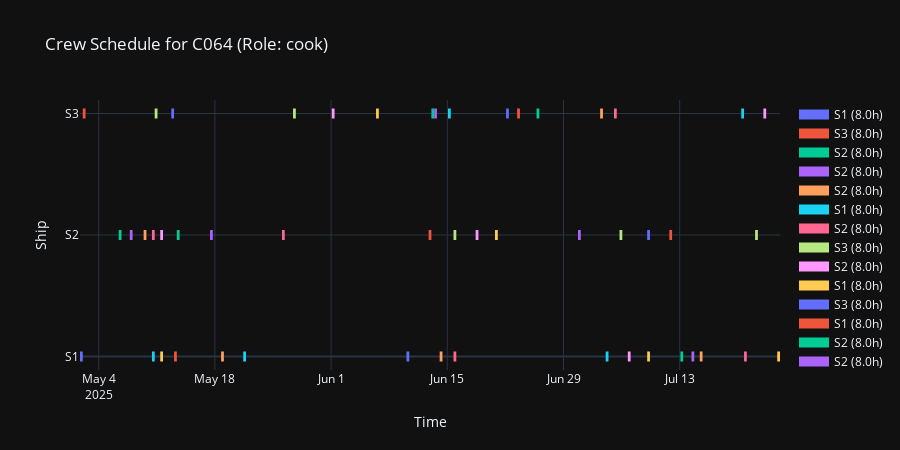

The code cell stored with this chart in its notebook:
### Markdown cell above
## Consecutive Shifts
This shifts are that were concatenated with 0 rest time, this means the crew member is supposed to work 16 hours in a row.

## Infeasible Assignations
There are cases where the crew member is supposed to work in 2 Ships during the same hours.

The C064 has examples of both

### Code cell
_=plot_crew_schedule(df,"C064", plot=True)

### Figure 1 — Plotly figure (JSON) as saved in the notebook; plotly's stock layout.template omitted (floating-point values rounded to 4 significant figures)
{"data": [{"hovertemplate": "Ship: S1<br>Role: cook<br>Shift length: 8.0 hours<br>%{x|%Y-%m-%d %H:%M}", "line": {"width": 10}, "mode": "lines", "name": "S1 (8.0h)", "x": ["2025-05-01T18:00:00-05:00", "2025-05-02T02:00:00-05:00"], "y": [0, 0], "type": "scatter"}, {"hovertemplate": "Ship: S3<br>Role: cook<br>Shift length: 8.0 hours<br>%{x|%Y-%m-%d %H:%M}", "line": {"width": 10}, "mode": "lines", "name": "S3 (8.0h)", "x": ["2025-05-02T02:00:00-05:00", "2025-05-02T10:00:00-05:00"], "y": [2, 2], "type": "scatter"}, {"hovertemplate": "Ship: S2<br>Role: cook<br>Shift length: 8.0 hours<br>%{x|%Y-%m-%d %H:%M}", "line": {"width": 10}, "mode": "lines", "name": "S2 (8.0h)", "x": ["2025-05-06T10:00:00-05:00", "2025-05-06T18:00:00-05:00"], "y": [1, 1], "type": "scatter"}, {"hovertemplate": "Ship: S2<br>Role: cook<br>Shift length: 8.0 hours<br>%{x|%Y-%m-%d %H:%M}", "line": {"width": 10}, "mode": "lines", "name": "S2 (8.0h)", "x": ["2025-05-07T18:00:00-05:00", "2025-05-08T02:00:00-05:00"], "y": [1, 1], "type": "scatter"}, {"hovertemplate": "Ship: S2<br>Role: cook<br>Shift length: 8.0 hours<br>%{x|%Y-%m-%d %H:%M}", "line": {"width": 10}, "mode": "lines", "name": "S2 (8.0h)", "x": ["2025-05-09T10:00:00-05:00", "2025-05-09T18:00:00-05:00"], "y": [1, 1], "type": "scatter"}, {"hovertemplate": "Ship: S1<br>Role: cook<br>Shift length: 8.0 hours<br>%{x|%Y-%m-%d %H:%M}", "line": {"width": 10}, "mode": "lines", "name": "S1 (8.0h)", "x": ["2025-05-10T10:00:00-05:00", "2025-05-10T18:00:00-05:00"], "y": [0, 0], "type": "scatter"}, {"hovertemplate": "Ship: S2<br>Role: cook<br>Shift length: 8.0 hours<br>%{x|%Y-%m-%d %H:%M}", "line": {"width": 10}, "mode": "lines", "name": "S2 (8.0h)", "x": ["2025-05-10T10:00:00-05:00", "2025-05-10T18:00:00-05:00"], "y": [1, 1], "type": "scatter"}, {"hovertemplate": "Ship: S3<br>Role: cook<br>Shift length: 8.0 hours<br>%{x|%Y-%m-%d %H:%M}", "line": {"width": 10}, "mode": "lines", "name": "S3 (8.0h)", "x": ["2025-05-10T18:00:00-05:00", "2025-05-11T02:00:00-05:00"], "y": [2, 2], "type": "scatter"}, {"hovertemplate": "Ship: S2<br>Role: cook<br>Shift length: 8.0 hours<br>%{x|%Y-%m-%d %H:%M}", "line": {"width": 10}, "mode": "lines", "name": "S2 (8.0h)", "x": ["2025-05-11T10:00:00-05:00", "2025-05-11T18:00:00-05:00"], "y": [1, 1], "type": "scatter"}, {"hovertemplate": "Ship: S1<br>Role: cook<br>Shift length: 8.0 hours<br>%{x|%Y-%m-%d %H:%M}", "line": {"width": 10}, "mode": "lines", "name": "S1 (8.0h)", "x": ["2025-05-11T10:00:00-05:00", "2025-05-11T18:00:00-05:00"], "y": [0, 0], "type": "scatter"}, {"hovertemplate": "Ship: S3<br>Role: cook<br>Shift length: 8.0 hours<br>%{x|%Y-%m-%d %H:%M}", "line": {"width": 10}, "mode": "lines", "name": "S3 (8.0h)", "x": ["2025-05-12T18:00:00-05:00", "2025-05-13T02:00:00-05:00"], "y": [2, 2], "type": "scatter"}, {"hovertemplate": "Ship: S1<br>Role: cook<br>Shift length: 8.0 hours<br>%{x|%Y-%m-%d %H:%M}", "line": {"width": 10}, "mode": "lines", "name": "S1 (8.0h)", "x": ["2025-05-13T02:00:00-05:00", "2025-05-13T10:00:00-05:00"], "y": [0, 0], "type": "scatter"}, {"hovertemplate": "Ship: S2<br>Role: cook<br>Shift length: 8.0 hours<br>%{x|%Y-%m-%d %H:%M}", "line": {"width": 10}, "mode": "lines", "name": "S2 (8.0h)", "x": ["2025-05-13T10:00:00-05:00", "2025-05-13T18:00:00-05:00"], "y": [1, 1], "type": "scatter"}, {"hovertemplate": "Ship: S2<br>Role: cook<br>Shift length: 8.0 hours<br>%{x|%Y-%m-%d %H:%M}", "line": {"width": 10}, "mode": "lines", "name": "S2 (8.0h)", "x": ["2025-05-17T10:00:00-05:00", "2025-05-17T18:00:00-05:00"], "y": [1, 1], "type": "scatter"}, {"hovertemplate": "Ship: S1<br>Role: cook<br>Shift length: 8.0 hours<br>%{x|%Y-%m-%d %H:%M}", "line": {"width": 10}, "mode": "lines", "name": "S1 (8.0h)", "x": ["2025-05-18T18:00:00-05:00", "2025-05-19T02:00:00-05:00"], "y": [0, 0], "type": "scatter"}, {"hovertemplate": "Ship: S1<br>Role: cook<br>Shift length: 8.0 hours<br>%{x|%Y-%m-%d %H:%M}", "line": {"width": 10}, "mode": "lines", "name": "S1 (8.0h)", "x": ["2025-05-21T10:00:00-05:00", "2025-05-21T18:00:00-05:00"], "y": [0, 0], "type": "scatter"}, {"hovertemplate": "Ship: S2<br>Role: cook<br>Shift length: 8.0 hours<br>%{x|%Y-%m-%d %H:%M}", "line": {"width": 10}, "mode": "lines", "name": "S2 (8.0h)", "x": ["2025-05-26T02:00:00-05:00", "2025-05-26T10:00:00-05:00"], "y": [1, 1], "type": "scatter"}, {"hovertemplate": "Ship: S3<br>Role: cook<br>Shift length: 8.0 hours<br>%{x|%Y-%m-%d %H:%M}", "line": {"width": 10}, "mode": "lines", "name": "S3 (8.0h)", "x": ["2025-05-27T10:00:00-05:00", "2025-05-27T18:00:00-05:00"], "y": [2, 2], "type": "scatter"}, {"hovertemplate": "Ship: S3<br>Role: cook<br>Shift length: 8.0 hours<br>%{x|%Y-%m-%d %H:%M}", "line": {"width": 10}, "mode": "lines", "name": "S3 (8.0h)", "x": ["2025-06-01T02:00:00-05:00", "2025-06-01T10:00:00-05:00"], "y": [2, 2], "type": "scatter"}, {"hovertemplate": "Ship: S3<br>Role: cook<br>Shift length: 8.0 hours<br>%{x|%Y-%m-%d %H:%M}", "line": {"width": 10}, "mode": "lines", "name": "S3 (8.0h)", "x": ["2025-06-06T10:00:00-05:00", "2025-06-06T18:00:00-05:00"], "y": [2, 2], "type": "scatter"}, {"hovertemplate": "Ship: S1<br>Role: cook<br>Shift length: 8.0 hours<br>%{x|%Y-%m-%d %H:%M}", "line": {"width": 10}, "mode": "lines", "name": "S1 (8.0h)", "x": ["2025-06-10T02:00:00-05:00", "2025-06-10T10:00:00-05:00"], "y": [0, 0], "type": "scatter"}, {"hovertemplate": "Ship: S2<br>Role: cook<br>Shift length: 8.0 hours<br>%{x|%Y-%m-%d %H:%M}", "line": {"width": 10}, "mode": "lines", "name": "S2 (8.0h)", "x": ["2025-06-12T18:00:00-05:00", "2025-06-13T02:00:00-05:00"], "y": [1, 1], "type": "scatter"}, {"hovertemplate": "Ship: S3<br>Role: cook<br>Shift length: 8.0 hours<br>%{x|%Y-%m-%d %H:%M}", "line": {"width": 10}, "mode": "lines", "name": "S3 (8.0h)", "x": ["2025-06-13T02:00:00-05:00", "2025-06-13T10:00:00-05:00"], "y": [2, 2], "type": "scatter"}, {"hovertemplate": "Ship: S3<br>Role: cook<br>Shift length: 8.0 hours<br>%{x|%Y-%m-%d %H:%M}", "line": {"width": 10}, "mode": "lines", "name": "S3 (8.0h)", "x": ["2025-06-13T10:00:00-05:00", "2025-06-13T18:00:00-05:00"], "y": [2, 2], "type": "scatter"}, {"hovertemplate": "Ship: S1<br>Role: cook<br>Shift length: 8.0 hours<br>%{x|%Y-%m-%d %H:%M}", "line": {"width": 10}, "mode": "lines", "name": "S1 (8.0h)", "x": ["2025-06-14T02:00:00-05:00", "2025-06-14T10:00:00-05:00"], "y": [0, 0], "type": "scatter"}, {"hovertemplate": "Ship: S3<br>Role: cook<br>Shift length: 8.0 hours<br>%{x|%Y-%m-%d %H:%M}", "line": {"width": 10}, "mode": "lines", "name": "S3 (8.0h)", "x": ["2025-06-15T02:00:00-05:00", "2025-06-15T10:00:00-05:00"], "y": [2, 2], "type": "scatter"}, {"hovertemplate": "Ship: S1<br>Role: cook<br>Shift length: 8.0 hours<br>%{x|%Y-%m-%d %H:%M}", "line": {"width": 10}, "mode": "lines", "name": "S1 (8.0h)", "x": ["2025-06-15T18:00:00-05:00", "2025-06-16T02:00:00-05:00"], "y": [0, 0], "type": "scatter"}, {"hovertemplate": "Ship: S2<br>Role: cook<br>Shift length: 8.0 hours<br>%{x|%Y-%m-%d %H:%M}", "line": {"width": 10}, "mode": "lines", "name": "S2 (8.0h)", "x": ["2025-06-15T18:00:00-05:00", "2025-06-16T02:00:00-05:00"], "y": [1, 1], "type": "scatter"}, {"hovertemplate": "Ship: S2<br>Role: cook<br>Shift length: 8.0 hours<br>%{x|%Y-%m-%d %H:%M}", "line": {"width": 10}, "mode": "lines", "name": "S2 (8.0h)", "x": ["2025-06-18T10:00:00-05:00", "2025-06-18T18:00:00-05:00"], "y": [1, 1], "type": "scatter"}, {"hovertemplate": "Ship: S2<br>Role: cook<br>Shift length: 8.0 hours<br>%{x|%Y-%m-%d %H:%M}", "line": {"width": 10}, "mode": "lines", "name": "S2 (8.0h)", "x": ["2025-06-20T18:00:00-05:00", "2025-06-21T02:00:00-05:00"], "y": [1, 1], "type": "scatter"}, {"hovertemplate": "Ship: S3<br>Role: cook<br>Shift length: 8.0 hours<br>%{x|%Y-%m-%d %H:%M}", "line": {"width": 10}, "mode": "lines", "name": "S3 (8.0h)", "x": ["2025-06-22T02:00:00-05:00", "2025-06-22T10:00:00-05:00"], "y": [2, 2], "type": "scatter"}, {"hovertemplate": "Ship: S3<br>Role: cook<br>Shift length: 8.0 hours<br>%{x|%Y-%m-%d %H:%M}", "line": {"width": 10}, "mode": "lines", "name": "S3 (8.0h)", "x": ["2025-06-23T10:00:00-05:00", "2025-06-23T18:00:00-05:00"], "y": [2, 2], "type": "scatter"}, {"hovertemplate": "Ship: S3<br>Role: cook<br>Shift length: 8.0 hours<br>%{x|%Y-%m-%d %H:%M}", "line": {"width": 10}, "mode": "lines", "name": "S3 (8.0h)", "x": ["2025-06-25T18:00:00-05:00", "2025-06-26T02:00:00-05:00"], "y": [2, 2], "type": "scatter"}, {"hovertemplate": "Ship: S2<br>Role: cook<br>Shift length: 8.0 hours<br>%{x|%Y-%m-%d %H:%M}", "line": {"width": 10}, "mode": "lines", "name": "S2 (8.0h)", "x": ["2025-06-30T18:00:00-05:00", "2025-07-01T02:00:00-05:00"], "y": [1, 1], "type": "scatter"}, {"hovertemplate": "Ship: S3<br>Role: cook<br>Shift length: 8.0 hours<br>%{x|%Y-%m-%d %H:%M}", "line": {"width": 10}, "mode": "lines", "name": "S3 (8.0h)", "x": ["2025-07-03T10:00:00-05:00", "2025-07-03T18:00:00-05:00"], "y": [2, 2], "type": "scatter"}, {"hovertemplate": "Ship: S1<br>Role: cook<br>Shift length: 8.0 hours<br>%{x|%Y-%m-%d %H:%M}", "line": {"width": 10}, "mode": "lines", "name": "S1 (8.0h)", "x": ["2025-07-04T02:00:00-05:00", "2025-07-04T10:00:00-05:00"], "y": [0, 0], "type": "scatter"}, {"hovertemplate": "Ship: S3<br>Role: cook<br>Shift length: 8.0 hours<br>%{x|%Y-%m-%d %H:%M}", "line": {"width": 10}, "mode": "lines", "name": "S3 (8.0h)", "x": ["2025-07-05T02:00:00-05:00", "2025-07-05T10:00:00-05:00"], "y": [2, 2], "type": "scatter"}, {"hovertemplate": "Ship: S2<br>Role: cook<br>Shift length: 8.0 hours<br>%{x|%Y-%m-%d %H:%M}", "line": {"width": 10}, "mode": "lines", "name": "S2 (8.0h)", "x": ["2025-07-05T18:00:00-05:00", "2025-07-06T02:00:00-05:00"], "y": [1, 1], "type": "scatter"}, {"hovertemplate": "Ship: S1<br>Role: cook<br>Shift length: 8.0 hours<br>%{x|%Y-%m-%d %H:%M}", "line": {"width": 10}, "mode": "lines", "name": "S1 (8.0h)", "x": ["2025-07-06T18:00:00-05:00", "2025-07-07T02:00:00-05:00"], "y": [0, 0], "type": "scatter"}, {"hovertemplate": "Ship: S1<br>Role: cook<br>Shift length: 8.0 hours<br>%{x|%Y-%m-%d %H:%M}", "line": {"width": 10}, "mode": "lines", "name": "S1 (8.0h)", "x": ["2025-07-09T02:00:00-05:00", "2025-07-09T10:00:00-05:00"], "y": [0, 0], "type": "scatter"}, {"hovertemplate": "Ship: S2<br>Role: cook<br>Shift length: 8.0 hours<br>%{x|%Y-%m-%d %H:%M}", "line": {"width": 10}, "mode": "lines", "name": "S2 (8.0h)", "x": ["2025-07-09T02:00:00-05:00", "2025-07-09T10:00:00-05:00"], "y": [1, 1], "type": "scatter"}, {"hovertemplate": "Ship: S2<br>Role: cook<br>Shift length: 8.0 hours<br>%{x|%Y-%m-%d %H:%M}", "line": {"width": 10}, "mode": "lines", "name": "S2 (8.0h)", "x": ["2025-07-11T18:00:00-05:00", "2025-07-12T02:00:00-05:00"], "y": [1, 1], "type": "scatter"}, {"hovertemplate": "Ship: S1<br>Role: cook<br>Shift length: 8.0 hours<br>%{x|%Y-%m-%d %H:%M}", "line": {"width": 10}, "mode": "lines", "name": "S1 (8.0h)", "x": ["2025-07-13T02:00:00-05:00", "2025-07-13T10:00:00-05:00"], "y": [0, 0], "type": "scatter"}, {"hovertemplate": "Ship: S1<br>Role: cook<br>Shift length: 8.0 hours<br>%{x|%Y-%m-%d %H:%M}", "line": {"width": 10}, "mode": "lines", "name": "S1 (8.0h)", "x": ["2025-07-14T10:00:00-05:00", "2025-07-14T18:00:00-05:00"], "y": [0, 0], "type": "scatter"}, {"hovertemplate": "Ship: S1<br>Role: cook<br>Shift length: 8.0 hours<br>%{x|%Y-%m-%d %H:%M}", "line": {"width": 10}, "mode": "lines", "name": "S1 (8.0h)", "x": ["2025-07-15T10:00:00-05:00", "2025-07-15T18:00:00-05:00"], "y": [0, 0], "type": "scatter"}, {"hovertemplate": "Ship: S3<br>Role: cook<br>Shift length: 8.0 hours<br>%{x|%Y-%m-%d %H:%M}", "line": {"width": 10}, "mode": "lines", "name": "S3 (8.0h)", "x": ["2025-07-20T10:00:00-05:00", "2025-07-20T18:00:00-05:00"], "y": [2, 2], "type": "scatter"}, {"hovertemplate": "Ship: S1<br>Role: cook<br>Shift length: 8.0 hours<br>%{x|%Y-%m-%d %H:%M}", "line": {"width": 10}, "mode": "lines", "name": "S1 (8.0h)", "x": ["2025-07-20T18:00:00-05:00", "2025-07-21T02:00:00-05:00"], "y": [0, 0], "type": "scatter"}, {"hovertemplate": "Ship: S2<br>Role: cook<br>Shift length: 8.0 hours<br>%{x|%Y-%m-%d %H:%M}", "line": {"width": 10}, "mode": "lines", "name": "S2 (8.0h)", "x": ["2025-07-22T02:00:00-05:00", "2025-07-22T10:00:00-05:00"], "y": [1, 1], "type": "scatter"}, {"hovertemplate": "Ship: S3<br>Role: cook<br>Shift length: 8.0 hours<br>%{x|%Y-%m-%d %H:%M}", "line": {"width": 10}, "mode": "lines", "name": "S3 (8.0h)", "x": ["2025-07-23T02:00:00-05:00", "2025-07-23T10:00:00-05:00"], "y": [2, 2], "type": "scatter"}, {"hovertemplate": "Ship: S1<br>Role: cook<br>Shift length: 8.0 hours<br>%{x|%Y-%m-%d %H:%M}", "line": {"width": 10}, "mode": "lines", "name": "S1 (8.0h)", "x": ["2025-07-24T18:00:00-05:00", "2025-07-25T02:00:00-05:00"], "y": [0, 0], "type": "scatter"}], "layout": {"yaxis": {"title": {"text": "Ship"}, "tickmode": "array", "tickvals": [0, 1, 2], "ticktext": ["S1", "S2", "S3"]}, "title": {"text": "Crew Schedule for C064 (Role: cook)"}, "xaxis": {"title": {"text": "Time"}}, "showlegend": true, "height": 450}}
